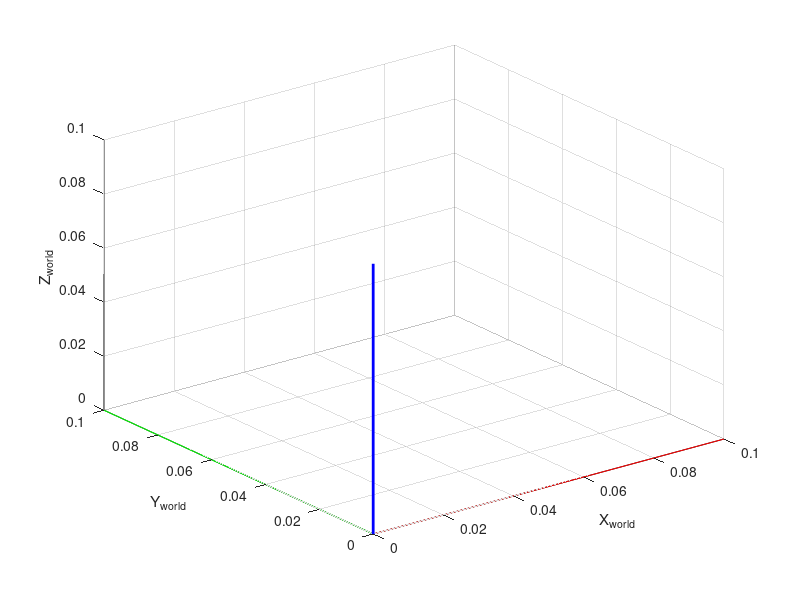

Write the MATLAB code that produced this figure. (Note: this script raises an error after producing the figure.)
clear all
close all
clc

view3d=figure('units','normalized','outerposition',[0 0 1 1]);
plot3([0 0.1],[0 0],[0 0],'r',[0 0],[0 0.1],[0 0],'g',[0 0],[0 0],[0 0.1],'b','linewidth',2);
grid on;
hold on;
xlabel('X_{world}');
ylabel('Y_{world}');
zlabel('Z_{world}');

pelicanPosewrtWorld=[1,1,4,pi,0,0];
pelicanPlot = plotCoordSystemXYZ(pelicanPosewrtWorld,0.3,'Pelican');

cameraPosewrtPelican=[0,0,1,pi/4,0,pi/2];
pelicanPosewrtWorldRT=[getRotationMatrix([pelicanPosewrtWorld(4),pelicanPosewrtWorld(5),pelicanPosewrtWorld(6)]) ,pelicanPosewrtWorld(1:3)';[0 0 0 1]];
cameraPosewrtPelicanRT=[getRotationMatrix([cameraPosewrtPelican(4),cameraPosewrtPelican(5),cameraPosewrtPelican(6)]) ,cameraPosewrtPelican(1:3)';[0 0 0 1]];

cameraPosewrtWorldRT =  pelicanPosewrtWorldRT * cameraPosewrtPelicanRT;
[anglesX,anglesY,anglesZ] = decomposeRotation(cameraPosewrtWorldRT(1:3,1:3));
cameraPosewrtWorld=[cameraPosewrtWorldRT(1:3,4)',anglesX,anglesY,anglesZ];
cameraPlot = plotCoordSystemXYZ(cameraPosewrtWorld,0.1,'Camera');
 
sensorWidth=4.512e-3;
sensorHeight=2.880e-3;
imageWidth = 752;
imageHeight = 480;
pixelSize=sensorWidth/imageWidth;
fx=5.1364237519117466e+002;
fy=4.9943334932413785e+002;
cx=imageWidth/2;%3.5627828670816609e+002;
cy=imageHeight/2;%2.5874845721600940e+002;
f=fx*sensorWidth/imageWidth;

sensorCornerswrtCamera(:,1)=[sensorWidth/2;sensorHeight/2;0];
sensorCornerswrtCamera(:,2)=[sensorWidth/2;-sensorHeight/2;0];
sensorCornerswrtCamera(:,3)=[-sensorWidth/2;-sensorHeight/2;0];
sensorCornerswrtCamera(:,4)=[-sensorWidth/2;sensorHeight/2;0];
opticalCenterwrtCamera = [0;0;-f];

for i=1:size(sensorCornerswrtCamera,2)
    sensorCornerswrtWorld(:,i) = convertFromHomogeneous(cameraPosewrtWorldRT * convertToHomogeneous(sensorCornerswrtCamera(:,i)));
end

opticalCenterwrtWorld = convertFromHomogeneous(cameraPosewrtWorldRT * convertToHomogeneous(opticalCenterwrtCamera));
sensorLine1=[sensorCornerswrtWorld(:,1),sensorCornerswrtWorld(:,2)];
sensorLine2=[sensorCornerswrtWorld(:,2),sensorCornerswrtWorld(:,3)];
sensorLine3=[sensorCornerswrtWorld(:,3),sensorCornerswrtWorld(:,4)];
sensorLine4=[sensorCornerswrtWorld(:,4),sensorCornerswrtWorld(:,1)];
plot3(sensorLine1(1,:),sensorLine1(2,:),sensorLine1(3,:),'k');
plot3(sensorLine2(1,:),sensorLine2(2,:),sensorLine2(3,:),'k');
plot3(sensorLine3(1,:),sensorLine3(2,:),sensorLine3(3,:),'k');
plot3(sensorLine4(1,:),sensorLine4(2,:),sensorLine4(3,:),'k');

for i=1:size(sensorCornerswrtWorld,2)
    t=-opticalCenterwrtWorld(3)/(sensorCornerswrtWorld(3,i)-opticalCenterwrtWorld(3));
    intersectionsWithFloorwrtWorld(:,i)=[opticalCenterwrtWorld(1)+t*(sensorCornerswrtWorld(1,i)-opticalCenterwrtWorld(1));opticalCenterwrtWorld(2)+t*(sensorCornerswrtWorld(2,i)-opticalCenterwrtWorld(2));0];
end

frustumLine1=[sensorCornerswrtWorld(:,1),intersectionsWithFloorwrtWorld(:,1)];
frustumLine2=[sensorCornerswrtWorld(:,2),intersectionsWithFloorwrtWorld(:,2)];
frustumLine3=[sensorCornerswrtWorld(:,3),intersectionsWithFloorwrtWorld(:,3)];
frustumLine4=[sensorCornerswrtWorld(:,4),intersectionsWithFloorwrtWorld(:,4)];
frustumOnFloor1=[intersectionsWithFloorwrtWorld(:,1),intersectionsWithFloorwrtWorld(:,2)]
frustumOnFloor2=[intersectionsWithFloorwrtWorld(:,2),intersectionsWithFloorwrtWorld(:,3)]
frustumOnFloor3=[intersectionsWithFloorwrtWorld(:,3),intersectionsWithFloorwrtWorld(:,4)]
frustumOnFloor4=[intersectionsWithFloorwrtWorld(:,4),intersectionsWithFloorwrtWorld(:,1)]
plot3(frustumLine1(1,:),frustumLine1(2,:),frustumLine1(3,:),'k');
plot3(frustumLine2(1,:),frustumLine2(2,:),frustumLine2(3,:),'k');
plot3(frustumLine3(1,:),frustumLine3(2,:),frustumLine3(3,:),'k');
plot3(frustumLine4(1,:),frustumLine4(2,:),frustumLine4(3,:),'k');
plot3(frustumOnFloor1(1,:),frustumOnFloor1(2,:),frustumOnFloor1(3,:),'r');
plot3(frustumOnFloor2(1,:),frustumOnFloor2(2,:),frustumOnFloor2(3,:),'r');
plot3(frustumOnFloor3(1,:),frustumOnFloor3(2,:),frustumOnFloor3(3,:),'r');
plot3(frustumOnFloor4(1,:),frustumOnFloor4(2,:),frustumOnFloor4(3,:),'r');

robotPosewrtWorld=[8,6,0,0,0,0]
robotPosewrtWorldRT=[getRotationMatrix([robotPosewrtWorld(4),robotPosewrtWorld(5),robotPosewrtWorld(6)]),robotPosewrtWorld(1:3)';[0 0 0 1]];

robotPlot = plotCoordSystemXYZ(robotPosewrtWorld,0.3,'Robot');

robotPosewrtCamera=inv(cameraPosewrtWorldRT)*robotPosewrtWorldRT;
cameraIntrinsics=[fx 0 cx; 0 fy cy;0 0 1];

robotProjectionCoordinatesOnImage=convertFromHomogeneous(cameraIntrinsics*robotPosewrtCamera(1:3,4))
robotProjectionCoordinateswrtCamera = pixelSize*([robotProjectionCoordinatesOnImage ; 0 ] - [cx; cy; 0]);
robotProjectionCoordinateswrtWorld = convertFromHomogeneous(cameraPosewrtWorldRT * convertToHomogeneous(robotProjectionCoordinateswrtCamera));

t=-opticalCenterwrtWorld(3)/(robotProjectionCoordinateswrtWorld(3)-opticalCenterwrtWorld(3));
intersectionWithFloorwrtWorld=[opticalCenterwrtWorld(1)+t*(robotProjectionCoordinateswrtWorld(1)-opticalCenterwrtWorld(1));opticalCenterwrtWorld(2)+t*(robotProjectionCoordinateswrtWorld(2)-opticalCenterwrtWorld(2));0]

error = norm(intersectionWithFloorwrtWorld - robotPosewrtWorld(1:3)',2)


